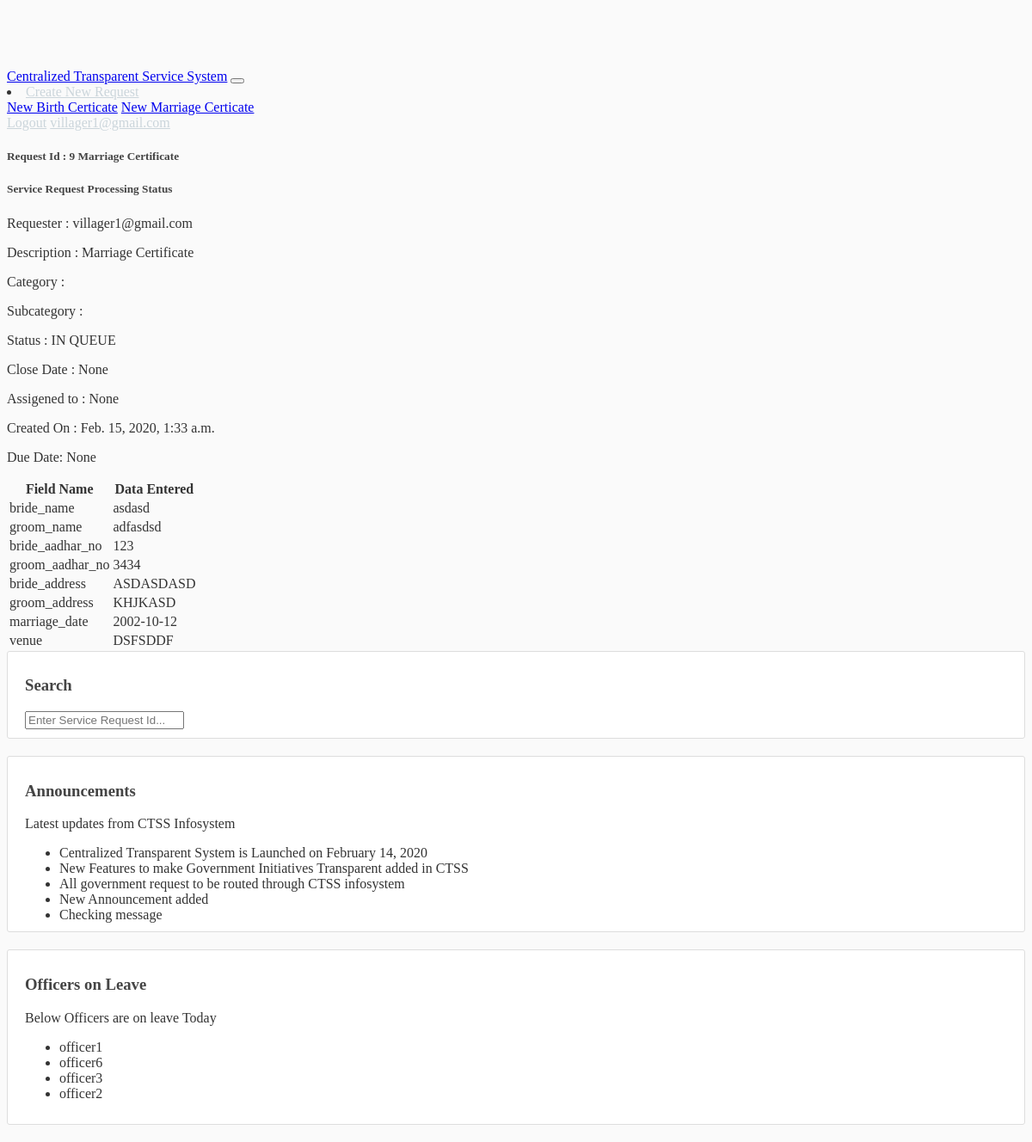
The app's page /ticket/9/ (signed in) with its own data.
### allusers/models.py (models this page shows, shortened)
class allUser(AbstractBaseUser, PermissionsMixin):
    username = models.CharField(max_length=100, unique=True)
    first_name = models.CharField(max_length=150, blank=True)
    last_name = models.CharField(max_length=150, blank=True)
    email = models.EmailField(max_length=255, unique=True)
    is_staff = models.BooleanField(default=False)
    is_admin = models.BooleanField(default=False)
    is_public = models.BooleanField(default=True)
    is_superuser = models.BooleanField(default=False)
    date_joined = models.DateTimeField(('date joined'), auto_now_add=True)
    manager = models.ForeignKey('self', null=True, related_name="department_head", on_delete=models.DO_NOTHING, blank=True)
    role = models.CharField(max_length=50, choices=ROLES, default='PUBLIC')
    USERNAME_FIELD = 'email'
    REQUIRED_FIELDS = ['username', ]
    objects = UserManager()

class Announcement(models.Model):
    text = models.CharField('announcement', max_length=255)

class LeaveOfficer(models.Model):
    officer_on_leave = models.ForeignKey(allUser, null=True, related_name="officer_leave", on_delete=models.DO_NOTHING, blank=True)
    def __str__(self):
        return f"{self.officer_on_leave.username }"

### ticket/models.py (models this page shows, shortened)
class ServiceRequest(models.Model):
    owner = models.ForeignKey(allUser, related_name='owner', blank=True, null=True, verbose_name='Owner', on_delete=models.DO_NOTHING)
    description = models.CharField('description', blank=True, null=True, max_length=255)
    category = models.ForeignKey(Category, related_name="category", blank=True, null=True, on_delete=models.DO_NOTHING)
    status = models.CharField('Status', choices=STATUS_CHOICES,
                              max_length=255, blank=True, null=True, default="IN QUEUE")
    closed_date = models.DateTimeField(blank=True, null=True)
    assigned_to = models.ForeignKey(allUser, related_name='assigned_to', blank=True,
                                    null=True, verbose_name='Assigned to', on_delete=models.DO_NOTHING)
    created = models.DateTimeField(auto_now_add=True)
    updated = models.DateTimeField(auto_now=True)
    duedate = models.DateTimeField(null=True, blank=True)
    extra = models.TextField('extra', null=True, blank=True)

### ticket/views.py (the view, shortened to what this page needs)
# urls.py: path('ticket/<int:num>/', views.ticketinfo, name="showticketinfo"),
def ticketinfo(request, num):
    if request.user.is_authenticated:
        service_request_object = get_object_or_404(ServiceRequest, pk=num)
        if request.user.role == 'PUBLIC':
            setattr(service_request_object, 'data',json.loads(service_request_object.extra))
            context = { 'service_request': service_request_object,
                        'announcements': Announcement.objects.all(),
                        'leave_officers': LeaveOfficer.objects.all()
                        }
            return render(request, 'ticket/item.html', context=context)
    else:
        messages.warning(request, f'You donot have the permission to view the request')
        return render(request, 'ticket/edit.html', context={})

### ticket/templates/ticket/item.html (shortened to what this page needs)
{% extends "base.html" %}
{% block content %}
<div class="container">
<div class="col ml-4 mr-4">
    <div class="card m-2">
        <div class="card-header">
            <h5><span class="badge badge-pill badge-warning">Request Id : {{ service_request.id }}</span>
                {{ service_request.description }}</h5>
        </div>
        <div class="card-body">
            <div class="card border-light mb-3">
                <h5><div class="card-header bg-success text-light">Service Request Processing Status</div></h5>
                <div class="card-body">
                    <div class="row">
                        <div class="col-sm"><p class="card-text">Requester : {{ service_request.owner }}</p></div>
                        <div class="col-sm"><p class="card-text">Description : {{ service_request.description }}</p></div>
                    </div>
                    <div class="row">
                        <div class="col-sm"><p class="card-text">Category : {{ service_request.category.name }}</p></div>
                        <div class="col-sm"><p class="card-text">Subcategory : {{ service_request.category.subcategory }}</p></div>
                    </div>
                    <div class="row">
                        <div class="col-sm"><p class="card-text">Status : {{ service_request.status }}</p></div>
                        <div class="col-sm"><p class="card-text">Close Date : {{ service_request.closed_date }}</p></div>
                    </div>
                    <div class="row">
                        <div class="col-sm"><p class="card-text">Assigened to : {{ service_request.assigned_to }}</p></div>
                        <div class="col-sm"><p class="card-text">Created On :  {{ service_request.created }}</p></div>
                    </div>
                    <div class="row">
                        <div class="col-sm"><p class="card-text">Due Date: {{ service_request.duedate }}</p></div>
                    </div>
                </div>
            </div>
            <table class="table table-striped table-bordered">
                <thead class="table-primary">
                    <tr>
                        <th scope="col">Field Name </th>
                        <th scope="col">Data Entered</th>
                    </tr>
                </thead>
                <tbody>
                    {% for key, value in service_request.data.items %}
                    <tr>
                        <td>{{ key }}</td>
                        <td>{{ value }}</td>
                    </tr>
                    {% endfor %}
                </tbody>
            </table>
        </div>
    </div>
</div>
</div>
{% endblock content %}

### allusers/templates/base.html (shortened to what this page needs)
{% load static %}
<!DOCTYPE html>
<html>
<head>
    <link rel="stylesheet"
        href="https://unpkg.com/bootstrap-material-design@4.1.1/dist/css/bootstrap-material-design.min.css"
>
    <link href="//netdna.bootstrapcdn.com/font-awesome/3.2.1/css/font-awesome.css" rel="stylesheet">
    <link rel="stylesheet" type="text/css" href="{% static 'main.css' %}">
</head>
<body>
    <header class="site-header">
        <nav class="navbar navbar-expand-md navbar-dark bg-primary fixed-top">
            <div class="container">
                <a class="navbar-brand mr-4" href="{% url 'home' %}">Centralized Transparent Service System</a>
                <button class="navbar-toggler" type="button" data-toggle="collapse" data-target="#navbarToggle"
                    aria-controls="navbarToggle" aria-expanded="false" aria-label="Toggle navigation">
                </button>
                <div class="collapse navbar-collapse" id="navbarToggle">
                    <div class="navbar-nav ml-auto">
                        <li class="nav-item dropdown">
                            <a class="nav-link dropdown-toggle btn btn-outline-info" href="#" id="navbarDropdown" role="button" data-toggle="dropdown"
                                aria-haspopup="true" aria-expanded="false">
                                Create New Request
                            </a>
                            <div class="dropdown-menu" aria-labelledby="navbarDropdown">
                                <a class="dropdown-item" href="/addbirthcertificate">New Birth Certicate</a>
                                <a class="dropdown-item" href="/addmarriagecertificate">New Marriage Certicate</a>
                            </div>
                        </li>
                    </div>
                    <div class="navbar-nav ml-auto">
                        {% if user.is_authenticated %}
                        <a class="nav-item nav-link" href="{% url 'logout' %}">Logout</a>
                        <a class="nav-item nav-link" href="#"> {{ request.user.email }}</a>
                        {% else %}
                        <a class="nav-item nav-link" href="{% url 'login' %}">Login</a>
                        <a class="nav-item nav-link" href="{% url 'register' %}">Register</a>
                        {% endif %}
                    </div>
                </div>
            </div>
        </nav>
    </header>
    <main role="main" class="container">
        <div class="row">
            <div class="col-md-9">
                {% block content %}
                {% endblock %}
            </div>
            <div class="col-md-3">
                <div class="content-section">
                    <h3>Search </h3>
                    <form action="{% url 'search' %}" method="get">
                        <input name="q" type="number" placeholder="Enter Service Request Id...">
                    </form>
                </div>
                <div class="content-section">
                    <h3>Announcements</h3>
                    <p class='text-muted'> Latest updates from CTSS Infosystem</p>
                        <ul class="list-group list-group-flush">
                        {% for announcement in announcements %}
                            <li class="list-group-item list-group-item-info m-1">{{ announcement.text }} </li>
                        {% endfor %}
                        </ul>
                </div>
                <div class="content-section">
                    <h3>Officers on Leave</h3>
                    <p class='text-muted'> Below Officers are on leave Today</p>
                        <ul class="list-group list-group-flush">
                        {% for officer in leave_officers %}
                            <li class="list-group-item list-group-item-danger m-1">{{ officer }}</li>
                        {% endfor %}
                        </ul>
                </div>
            </div>
        </div>
    </main>
</body>
</html>

### ticket/static/main.css (style rules this page uses)
body { background: #fafafa; color: #333333; margin-top: 5rem; }
h1, h2, h3, h4, h5, h6 { color: #444444; }
ul { margin: 0; }
.site-header .navbar-nav .nav-link { color: #cbd5db; }
.content-section { background: #ffffff; padding: 10px 20px; border: 1px solid #dddddd; border-radius: 3px; margin-bottom: 20px; }

### records on screen
allUser: user.email "villager1@gmail.com"
ServiceRequest: id "9", description "Marriage Certificate", owner "villager1@gmail.com", status "IN QUEUE", closed_date "None", assigned_to "None", created "Feb. 15, 2020, 1:33 a.m.", duedate "None"
Announcement: text "Centralized Transparent System is Launched on February 14, 2020"
Announcement: text "New Features to make Government Initiatives Transparent added in CTSS"
Announcement: text "All government request to be routed through CTSS infosystem"
Announcement: text "New Announcement added"
Announcement: text "Checking message"
LeaveOfficer: officer_on_leave.username "officer1"
LeaveOfficer: officer_on_leave.username "officer6"
LeaveOfficer: officer_on_leave.username "officer3"
LeaveOfficer: officer_on_leave.username "officer2"

### other values on screen
{{ key }} "bride_name" "groom_name" "bride_aadhar_no" "groom_aadhar_no" "bride_address" "groom_address" "marriage_date" "venue"
{{ value }} "asdasd" "adfasdsd" "123" "3434" "ASDASDASD" "KHJKASD" "2002-10-12" "DSFSDDF"
